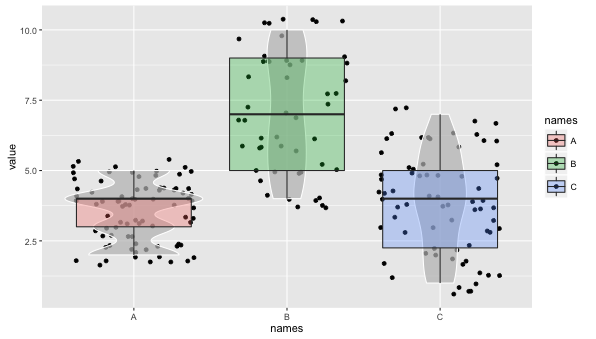

Generate this figure with R:
# Required packages
require(ggplot2)
require(dplyr)

# Define the data.frame
data_frame(
  names=c(rep("A", 80), 
          rep("B", 50), 
          rep("C", 70)),
  value=c(sample(2:5,  80, replace=T),
          sample(4:10, 50, replace=T), 
          sample(1:7,  70, replace=T))) %>% 
  
  # ggplot
  ggplot(aes(x=names, y=value, fill=names)) + 
  geom_jitter() + # illustrates the underlying distribution
  geom_violin(color="white", fill="grey", alpha=0.7) + 
  geom_boxplot(alpha=0.3) # overlay a boxplot for comparison 
